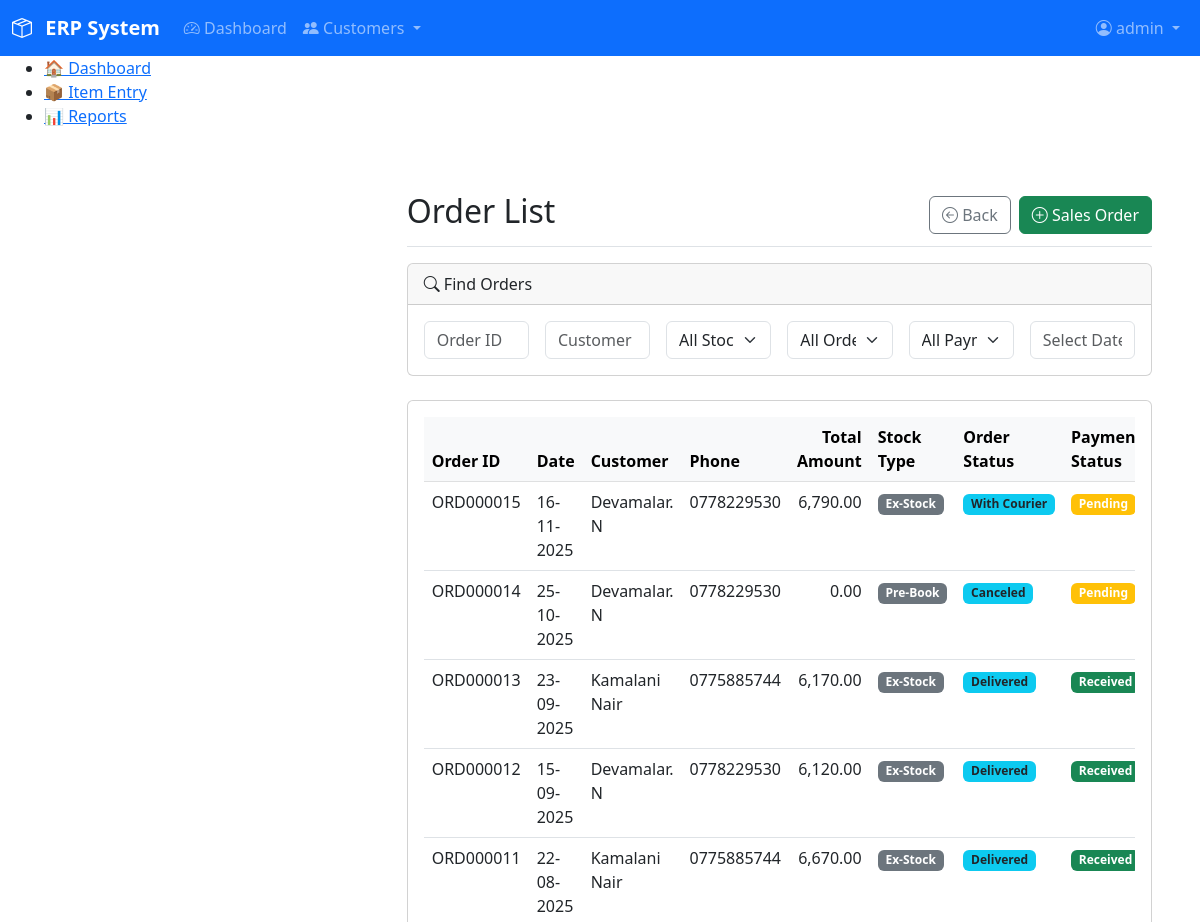
Before: /modules/sales/list_orders.php (signed in, upper part) with the older database file.
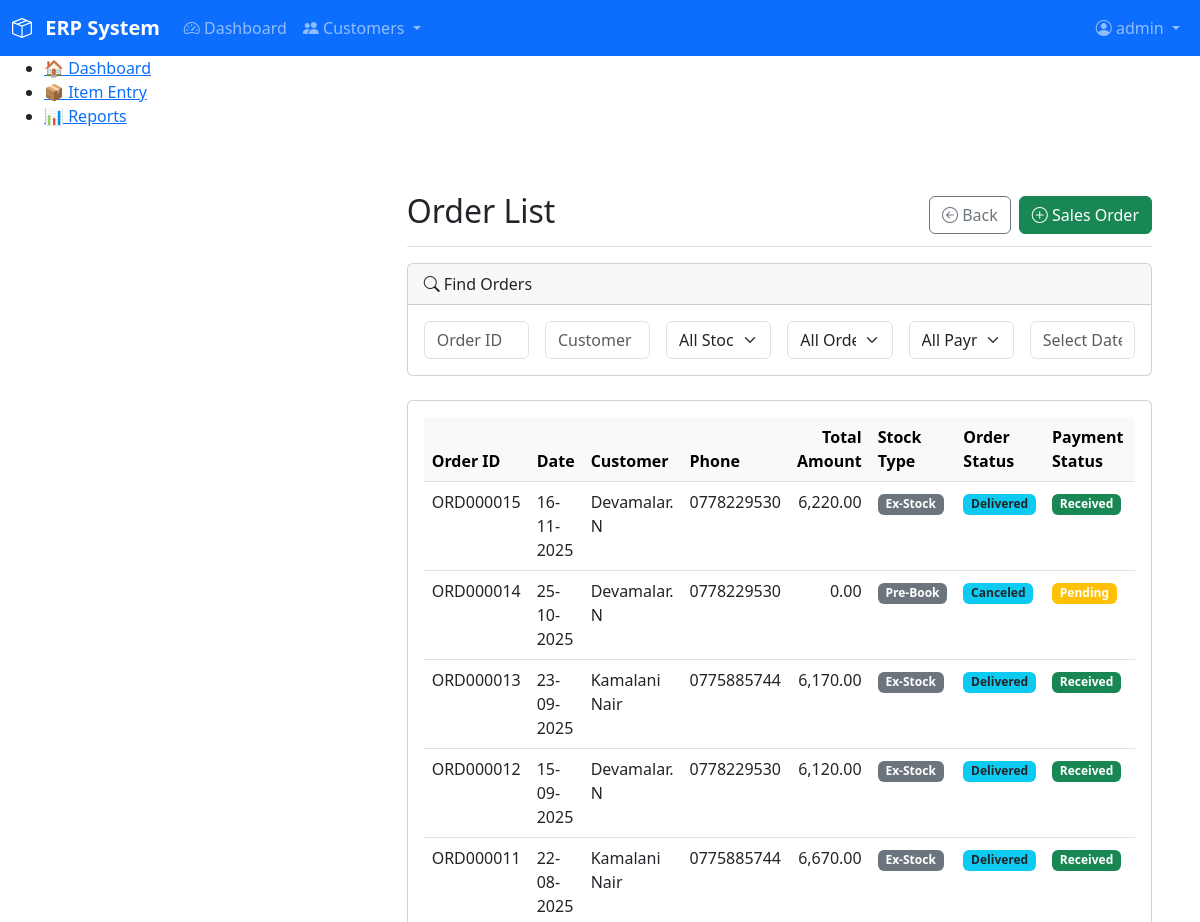
After: the same page with the newer database file.
### tables this page shows
CREATE TABLE `orders` (
  `order_id` varchar(10) NOT NULL,
  `customer_id` varchar(10) NOT NULL,
  `order_date` date NOT NULL,
  `status` enum('New','Processing','Awaiting Stock','With Courier','Delivered','Canceled') NOT NULL DEFAULT 'New',
  `stock_type` enum('Ex-Stock','Pre-Book') NOT NULL DEFAULT 'Ex-Stock',
  `total_amount` decimal(10,2) NOT NULL DEFAULT 0.00,
  `other_expenses` decimal(10,2) NOT NULL DEFAULT 0.00,
  `payment_method` enum('BT','COD') NOT NULL DEFAULT 'COD',
  `payment_status` enum('Pending','Received') NOT NULL DEFAULT 'Pending',
  `remarks` text DEFAULT NULL,
  `created_at` timestamp NOT NULL DEFAULT current_timestamp(),
  `created_by` int(11) DEFAULT NULL,
  `created_by_name` varchar(50) DEFAULT NULL,
  PRIMARY KEY (`order_id`),
  KEY `customer_id` (`customer_id`),
  CONSTRAINT `fk_order_customer` FOREIGN KEY (`customer_id`) REFERENCES `customers` (`customer_id`) ON UPDATE CASCADE
);

CREATE TABLE `customers` (
  `customer_id` varchar(10) NOT NULL,
  `phone` varchar(15) NOT NULL,
  `name` varchar(100) NOT NULL,
  `address` text DEFAULT NULL,
  `city` varchar(50) DEFAULT NULL,
  `district` varchar(50) DEFAULT NULL,
  `postal_code` varchar(20) DEFAULT NULL,
  `known_by` varchar(50) DEFAULT NULL,
  `email` varchar(100) DEFAULT NULL,
  `first_order_date` date DEFAULT NULL,
  `description` text DEFAULT NULL,
  `profile` text DEFAULT NULL,
  `created_at` datetime NOT NULL,
  `created_by` int(11) NOT NULL,
  `created_by_name` varchar(100) NOT NULL,
  `updated_at` timestamp NULL DEFAULT NULL,
  `updated_by` int(11) DEFAULT NULL,
  `updated_by_name` varchar(255) DEFAULT NULL,
  PRIMARY KEY (`customer_id`),
  UNIQUE KEY `phone` (`phone`),
  KEY `created_by` (`created_by`),
  KEY `updated_by` (`updated_by`),
  CONSTRAINT `customers_ibfk_1` FOREIGN KEY (`created_by`) REFERENCES `users` (`id`),
  CONSTRAINT `customers_ibfk_2` FOREIGN KEY (`updated_by`) REFERENCES `users` (`id`)
);

### includes/functions.php (called while the page is built, shortened)
<?php
function search_orders($filters = [])
{
    $db = db();
    $sql = "
        SELECT
            o.order_id,
            o.order_date,
            o.total_amount,
            o.status,
            o.payment_status,
            o.stock_type, -- Added stock_type to the SELECT statement
            c.name AS customer_name,
            c.phone AS customer_phone
        FROM orders o
        JOIN customers c ON o.customer_id = c.customer_id
        WHERE 1=1
    ";
    $params = [];
    $sql .= " ORDER BY o.order_date DESC, o.order_id DESC";
    $stmt = $db->prepare($sql);
    $stmt->execute();
    $result = $stmt->get_result();
    return $result ? $result->fetch_all(MYSQLI_ASSOC) : [];
}

### modules/sales/list_orders.php (the view, shortened to what the changed rows need)
<?php
require_once __DIR__ . '/../../includes/functions.php';
$initial_orders = search_orders();
require_once __DIR__ . '/../../includes/header.php';
?>
<div class="container-fluid">
    <div class="row">
        <main class="col-md-9 ms-sm-auto col-lg-10 px-md-4">
            <div class="d-flex justify-content-between flex-wrap flex-md-nowrap align-items-center pt-3 pb-2 mb-3 border-bottom">
                <h1 class="h2">Order List</h1>
            </div>
            <div class="card">
                <div class="card-body">
                    <div class="table-responsive">
                        <table class="table table-hover">
                            <thead class="table-light">
                                <tr>
                                    <th>Order ID</th>
                                    <th>Date</th>
                                    <th>Customer</th>
                                    <th>Phone</th>
                                    <th class="text-end">Total Amount</th>
                                    <th>Stock Type</th>
                                    <th>Order Status</th>
                                    <th>Payment Status</th>
                                    <th>Actions</th>
                                </tr>
                            </thead>
                            <tbody id="orderListTableBody">
                                <?php if (empty($initial_orders)): ?>
                                    <tr><td colspan="9" class="text-center text-muted">No orders found.</td></tr>
                                <?php else: ?>
                                    <?php foreach ($initial_orders as $order): ?>
                                        <tr>
                                            <td><?= htmlspecialchars($order['order_id']) ?></td>
                                            <td><?= htmlspecialchars(date("d-m-Y", strtotime($order['order_date']))) ?></td>
                                            <td><?= htmlspecialchars($order['customer_name']) ?></td>
                                            <td><?= htmlspecialchars($order['customer_phone']) ?></td>
                                            <td class="text-end"><?= htmlspecialchars(number_format($order['total_amount'], 2)) ?></td>
                                            <td><span class="badge bg-secondary"><?= htmlspecialchars($order['stock_type']) ?></span></td>
                                            <td><span class="badge bg-info text-dark"><?= htmlspecialchars($order['status']) ?></span></td>
                                            <td><span class="badge bg-<?= $order['payment_status'] == 'Received' ? 'success' : 'warning' ?>"><?= htmlspecialchars($order['payment_status']) ?></span></td>
                                            <td><a href="/modules/sales/entry_order.php?order_id=<?= htmlspecialchars($order['order_id']) ?>" class="btn btn-sm btn-outline-primary"><i class="bi bi-pencil"></i> View</a></td>
                                        </tr>
                                    <?php endforeach; ?>
                                <?php endif; ?>
                            </tbody>
                        </table>
                    </div>
                </div>
            </div>
        </main>
    </div>
</div>
<?php require_once __DIR__ . '/../../includes/footer.php'; ?>

Changed rows visible on the page:
changed orders "ORD000015": total_amount "6,790.00" → "6,220.00"; status "With Courier" → "Delivered"; payment_status "Pending" → "Received"
